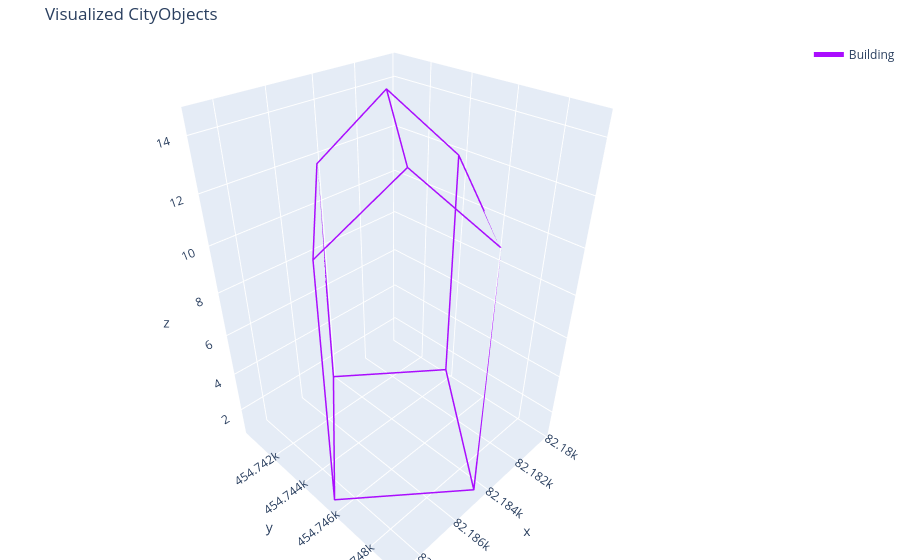

Source (notebook cell):
### Code cell
cto2 = [cj2["CityObjects"]['bag_0518100000241284']] # 'bag_0518100000286900' 'bag_0518100000229788' 'bag_0518100000259024', 'bag_0518100000348044', 'bag_0518100000206974', 'bag_0518100000241284'
visualize_cityjson_3d(cto2, vertices2)

### Figure 1 — Plotly figure (JSON) as saved in the notebook; plotly's stock layout.template omitted (floating-point values rounded to 4 significant figures)
{"data": [{"legendgroup": "0", "line": {"color": "#AA0DFE", "width": 3}, "mode": "lines", "name": "Building", "showlegend": true, "type": "scatter3d", "x": [82180.0, 82180.0, 82180.0, 82190.0, 82180.0], "y": [454700.0, 454700.0, 454700.0, 454700.0, 454700.0], "z": [0.992, 0.992, 0.992, 0.992, 0.992]}, {"legendgroup": "0", "line": {"color": "#AA0DFE", "width": 3}, "mode": "lines", "name": "Building", "showlegend": false, "type": "scatter3d", "x": [82190.0, 82180.0, 82180.0, 82190.0, 82190.0], "y": [454700.0, 454700.0, 454700.0, 454700.0, 454700.0], "z": [14.48, 14.42, 11.72, 11.77, 14.48]}, {"legendgroup": "0", "line": {"color": "#AA0DFE", "width": 3}, "mode": "lines", "name": "Building", "showlegend": false, "type": "scatter3d", "x": [82180.0, 82180.0, 82180.0, 82190.0, 82180.0], "y": [454700.0, 454700.0, 454700.0, 454700.0, 454700.0], "z": [11.91, 11.85, 14.42, 14.48, 11.91]}, {"legendgroup": "0", "line": {"color": "#AA0DFE", "width": 3}, "mode": "lines", "name": "Building", "showlegend": false, "type": "scatter3d", "x": [82180.0, 82180.0, 82180.0, 82180.0, 82180.0, 82180.0], "y": [454700.0, 454700.0, 454700.0, 454700.0, 454700.0, 454700.0], "z": [0.992, 0.992, 11.72, 14.42, 11.85, 0.992]}, {"legendgroup": "0", "line": {"color": "#AA0DFE", "width": 3}, "mode": "lines", "name": "Building", "showlegend": false, "type": "scatter3d", "x": [82180.0, 82180.0, 82180.0, 82180.0, 82180.0], "y": [454700.0, 454700.0, 454700.0, 454700.0, 454700.0], "z": [0.992, 0.992, 11.85, 11.91, 0.992]}, {"legendgroup": "0", "line": {"color": "#AA0DFE", "width": 3}, "mode": "lines", "name": "Building", "showlegend": false, "type": "scatter3d", "x": [82190.0, 82180.0, 82180.0, 82190.0, 82190.0, 82190.0], "y": [454700.0, 454700.0, 454700.0, 454700.0, 454700.0, 454700.0], "z": [0.992, 0.992, 11.91, 14.48, 11.77, 0.992]}, {"legendgroup": "0", "line": {"color": "#AA0DFE", "width": 3}, "mode": "lines", "name": "Building", "showlegend": false, "type": "scatter3d", "x": [82180.0, 82190.0, 82190.0, 82180.0, 82180.0], "y": [454700.0, 454700.0, 454700.0, 454700.0, 454700.0], "z": [0.992, 0.992, 11.77, 11.72, 0.992]}], "layout": {"legend": {"itemsizing": "constant"}, "margin": {"b": 0, "l": 0, "r": 0, "t": 40}, "scene": {"aspectmode": "data"}, "title": {"text": "Visualized CityObjects"}}}
